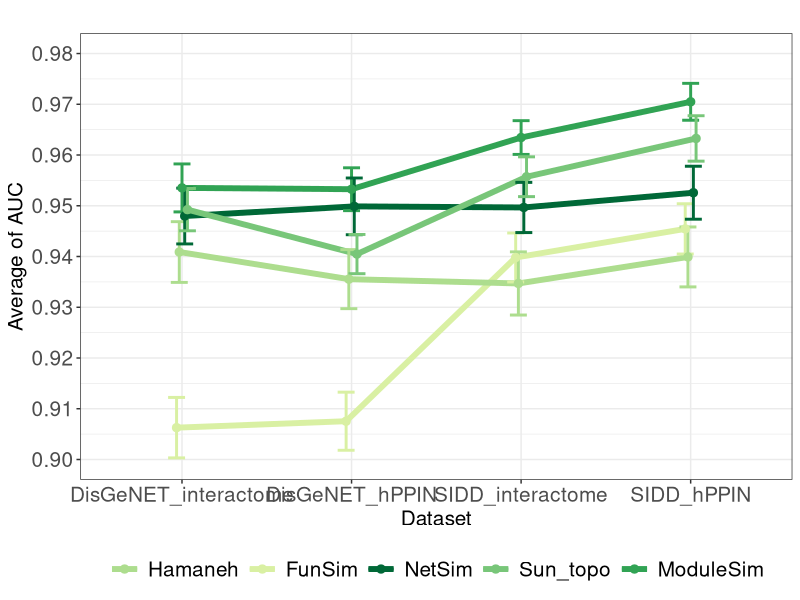

Here is the R script that generated this plot:
# ---plot function---
# from cookbook for R http://www.cookbook-r.com/Graphs/Plotting_means_and_error_bars_(ggplot2)/
## Gives count, mean, standard deviation, standard error of the mean, and confidence interval (default 95%).
##   data: a data frame.
##   measurevar: the name of a column that contains the variable to be summariezed
##   groupvars: a vector containing names of columns that contain grouping variables
##   na.rm: a boolean that indicates whether to ignore NA's
##   conf.interval: the percent range of the confidence interval (default is 95%)
summarySE <- function(data=NULL, measurevar, groupvars=NULL, na.rm=FALSE,
                      conf.interval=.95, .drop=TRUE) {
  library(plyr)
  
  # New version of length which can handle NA's: if na.rm==T, don't count them
  length2 <- function (x, na.rm=FALSE) {
    if (na.rm) sum(!is.na(x))
    else       length(x)
  }
  
  # This does the summary. For each group's data frame, return a vector with
  # N, mean, and sd
  datac <- ddply(data, groupvars, .drop=.drop,
                 .fun = function(xx, col) {
                   c(N    = length2(xx[[col]], na.rm=na.rm),
                     mean = mean   (xx[[col]], na.rm=na.rm),
                     sd   = sd     (xx[[col]], na.rm=na.rm)
                   )
                 },
                 measurevar
  )
  
  # Rename the "mean" column    
  datac <- rename(datac, c("mean" = measurevar))
  
  datac$se <- datac$sd / sqrt(datac$N)  # Calculate standard error of the mean
  
  # Confidence interval multiplier for standard error
  # Calculate t-statistic for confidence interval: 
  # e.g., if conf.interval is .95, use .975 (above/below), and use df=N-1
  ciMult <- qt(conf.interval/2 + .5, datac$N-1)
  datac$ci <- datac$se * ciMult
  
  return(datac)
}

rawauc2bardata <-function(auc, dataname='a'){
  mauc <- melt(auc,id=c('trial'))
  bardata <- summarySE(mauc, measurevar = "value", groupvars = c('variable'))
  bardata$data = rep(dataname, nrow(bardata))
  bardata
}
# ---------------
# -----plot------
library(ggplot2)
library(reshape2)
auc_sh <- read.table('data/auc_sh.txt', 
                   header = TRUE, sep = '\t', stringsAsFactors = FALSE)
bar_sh = rawauc2bardata(auc_sh, 'sh')
auc_si <- read.table('data/auc_si.txt', 
                     header = TRUE, sep = '\t', stringsAsFactors = FALSE)
bar_si = rawauc2bardata(auc_si, 'si')
auc_dh <- read.table('data/auc_dh.txt', 
                     header = TRUE, sep = '\t', stringsAsFactors = FALSE)
bar_dh = rawauc2bardata(auc_dh, 'dh')
auc_di <- read.table('data/auc_di.txt', 
                     header = TRUE, sep = '\t', stringsAsFactors = FALSE)
bar_di = rawauc2bardata(auc_di, 'di')

bars = rbind(bar_sh, bar_si, bar_dh, bar_di)


cbPalette <- c('#addd8e','#d9f0a3', '#006837', '#78c679', '#31a354')
p <- ggplot(data=bars, aes(x=data, y=value, group=variable, colour=variable)) + 
  geom_line(size=2, position=position_dodge(0.08)) + 
  geom_errorbar(aes(ymin=value-sd, ymax=value+sd), 
                width=0.5, size=1, position=position_dodge(0.08)) + 
  geom_point(# aes(shape=variable),
             size=2.5, 
             position=position_dodge(0.08)) + 
  theme_bw() + 
  theme(legend.position="bottom",
        legend.text = element_text(size = 15),
        legend.title = element_blank(),
        legend.key.size = unit(0.8, "cm"), 
        axis.text=element_text(size=15), 
        axis.title=element_text(size=15)) + 
  scale_colour_manual(values = cbPalette, 
                      # name  ="method",
                      breaks=c("Hamaneh", "FunSim", "NetSim", 
                               "Sun_topo", "ModuleSim"),
                      labels=c("Hamaneh", "FunSim", "NetSim", 
                               "Sun_topo", "ModuleSim")) + 
  # scale_shape_manual(values=c(0, 1, 2, 5, 6), 
  #                    breaks=c("Hamaneh", "FunSim", "NetSim", 
  #                             "Sun_topo", "ModuleSim"),
  #                    labels=c("Hamaneh", "FunSim", "NetSim", 
  #                             "Sun_topo", "ModuleSim")) + 
  labs(title='', x='Dataset', 
       y='Average of AUC') + 
  scale_x_discrete(limits=c("di","dh","si", 'sh'), 
                   labels=c("DisGeNET_interactome", "DisGeNET_hPPIN", 
                            "SIDD_interactome", "SIDD_hPPIN")) + 
  scale_y_continuous(limits=c(0.90, 0.98), breaks = seq(0.90, 0.98, 0.01))
# --------------
